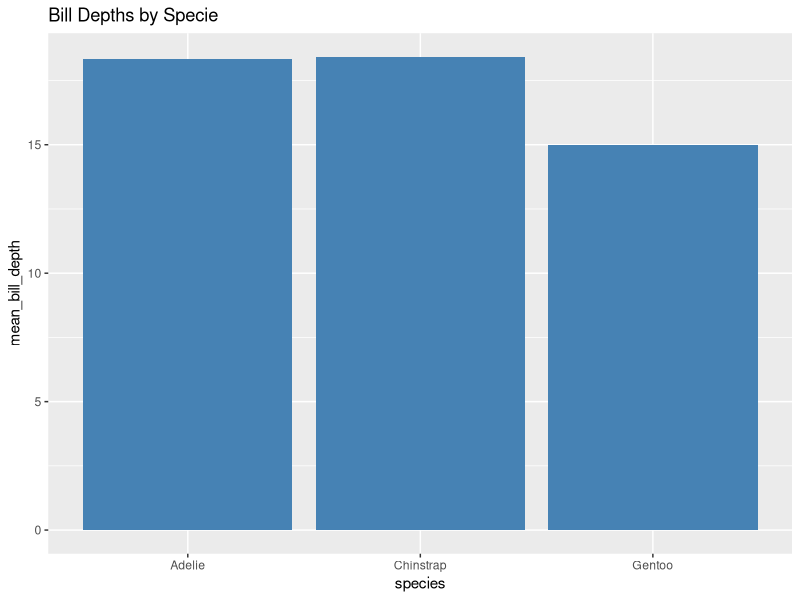
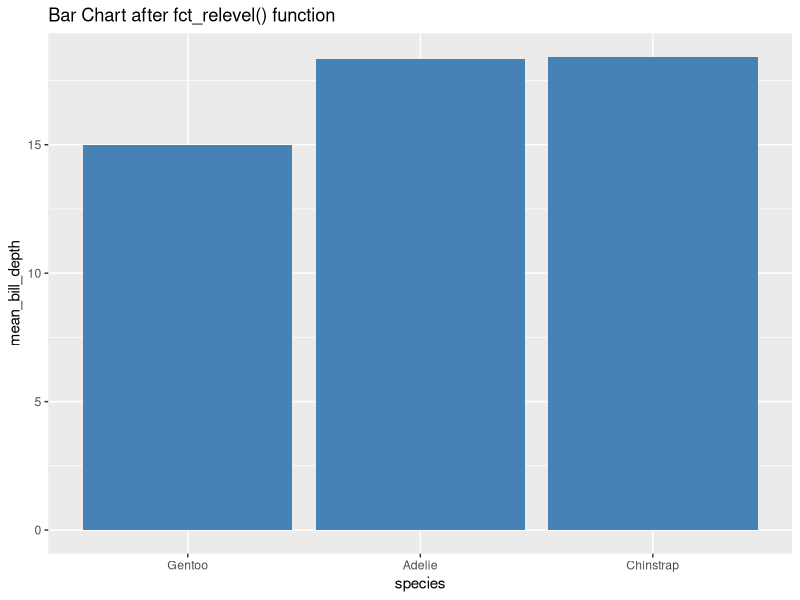

Reproduce these figures in R, in order.
## ---- chunk 1
#| message: false
library(tidyverse)
library(palmerpenguins)
## ---- chunk 2
penguins
## ---- chunk 3
arrange_penguins<- penguins|>
            drop_na(species, bill_depth_mm)|>
            group_by(species)|>
            summarise(mean_bill_depth = mean(bill_depth_mm))|>
            arrange(mean_bill_depth)

arrange_penguins
## ---- chunk 4
arrange_plot <- ggplot(arrange_penguins, aes(x = species, y = mean_bill_depth)) +
  geom_col(fill = "steelblue") +
  labs(title = "Bill Depths by Specie" )
arrange_plot
## ---- chunk 5
relevel_penguins <- arrange_penguins |>
                mutate(species = fct_relevel(species, "Gentoo", "Adelie", "Chinstrap"))
## ---- chunk 6
relevel_plot <- ggplot(relevel_penguins, aes(x = species, y = mean_bill_depth)) +
  geom_col(fill = "steelblue") +
  labs(title = "Bar Chart after fct_relevel() function" )
relevel_plot
